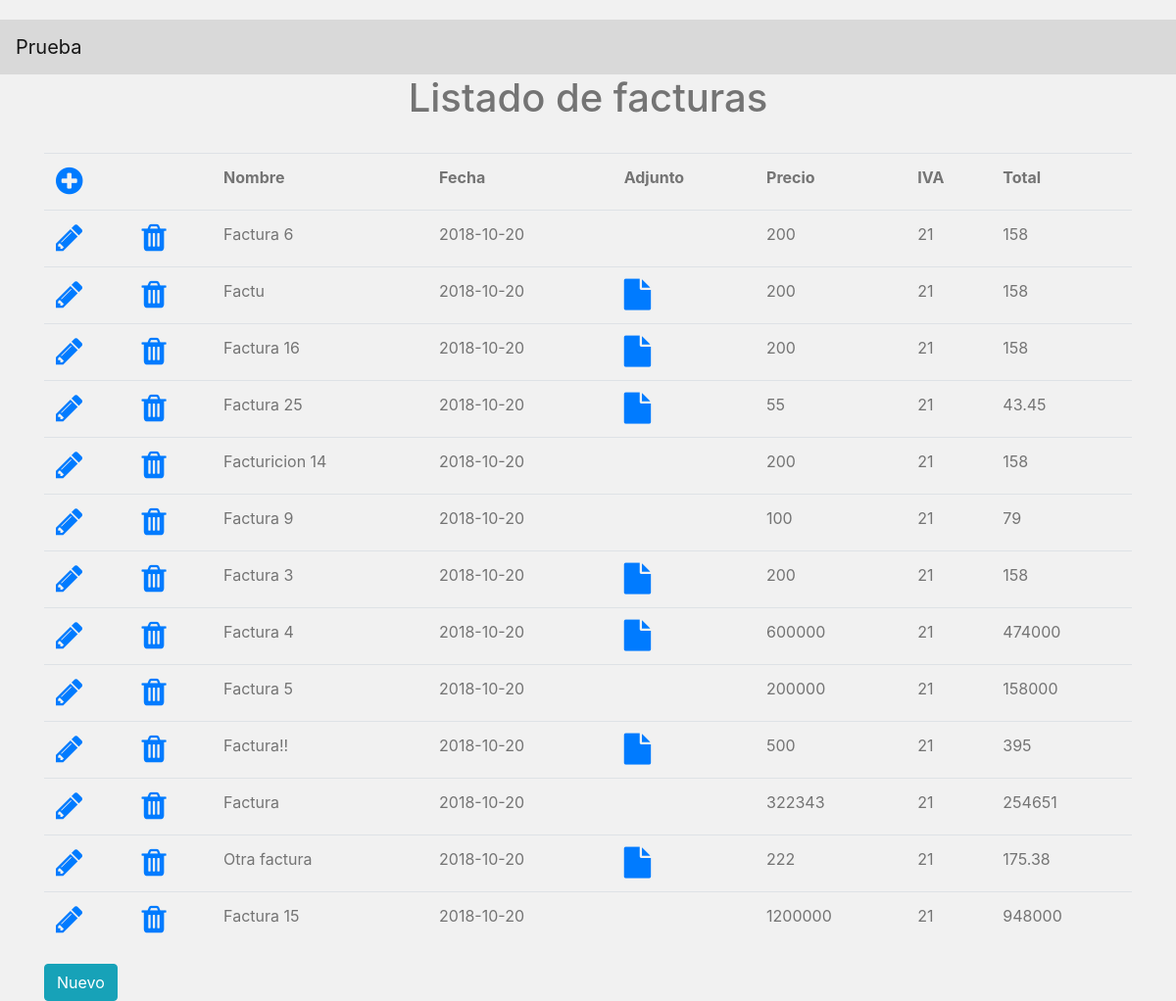
Screenshot of /index.php/facturas/historicofacturas with the database file from the repository.
### tables this page shows
CREATE TABLE `factura` (
  `id` int(11) NOT NULL,
  `nombre` varchar(100) DEFAULT NULL,
  `fecha` date DEFAULT NULL,
  `adjunto` varchar(100) DEFAULT NULL,
  `precio` float DEFAULT NULL,
  `iva` float DEFAULT NULL,
  `total` float DEFAULT NULL,
  `contrato_id` int(11) DEFAULT NULL
);

### application/controllers/Facturas.php (called while the page is built, shortened)
<?php
class Facturas extends CI_Controller
{
    public function __construct()
    {
        $this->load->library(array('session', 'form_validation', 'upload'));
        $this->load->model(array('Model_facturas', 'Model_contratos', 'Model_licitaciones'));
        $this->load->helper('download');
    }
    public function historicofacturas()
    {
        $facturas = $this->Model_facturas->ObtieneFacturas();
        $this->load->view("templates/header", array(
            'cuerpo' => $this->load->view('view_historicofacturas', array('facturas' => $facturas), TRUE)
        ));
    }
}

### index.php (called while the page is built, shortened)
<?php
require_once BASEPATH.'core/CodeIgniter.php';

### application/models/Model_facturas.php (called while the page is built, shortened)
<?php
class Model_facturas extends CI_Model
{
    public function ObtieneFacturas(){
        $query = $this->db->get('factura');
        return $query->result_array();
    }
}

### application/views/view_historicofacturas.php (the view, shortened to what this page needs)
<h1 align="center">Listado de facturas</h1></br>
<div class="container">
    <table class="table table-reflow">
        <tr>
            <td><a href="<?=site_url("Facturas/")?>"><i class="fa fa-plus-circle fa-2x"></i></a></td>
            <td></td>
            <th>Nombre</th>
            <th>Fecha</th>
            <th>Adjunto</th>
            <th>Precio</th>
            <th>IVA</th>
            <th>Total</th>
        </tr>
        <?php foreach($facturas as $factura) : ?>
        <tr>
            <td><a href="<?=site_url("Facturas/modificarfactura/{$factura['id']}")?>"><i class="fa fa-pencil fa-2x"></i></a></td>
            <td><a href="<?=site_url("Facturas/borrarfactura/{$factura['id']}")?>"><i class="fa fa-trash fa-2x"></i></a></td>
            <td><?=$factura['nombre']?></td>
            <td><?=$factura['fecha']?></td>
            <td>
            <?php if ($factura['adjunto']): ?>
                <a href="<?=base_url("uploads/{$factura['adjunto']}")?>"><i class="fa fa-file fa-2x"></i></a>
            <?php endif ?>
            </td>
            <td><?=$factura['precio']?></td>
            <td><?=$factura['iva']?></td>
            <td><?=$factura['total']?></td>
        </tr>
        <?php endforeach ?>
    </table>
    <a class="btn btn-info" href="<?=base_url('/index.php/Facturas')?>">
        <i class="glyphicon glyphicon-align-left"></i>Nuevo</a>
</div>

### assets/css/estilos.css (style rules this page uses)
body { background: #f1f1f1; }

### application/views/templates/header.php (style rules this page uses)
body { padding-top:20px; color: #747474; }

### rows the page displays
factura: nombre "Factura 6", fecha "2018-10-20", precio "200", iva "21", total "158"
factura: nombre "Factu", fecha "2018-10-20", precio "200", iva "21", total "158"
factura: nombre "Factura 16", fecha "2018-10-20", precio "200", iva "21", total "158"
factura: nombre "Factura 25", fecha "2018-10-20", precio "55", iva "21", total "43.45"
factura: nombre "Facturicion 14", fecha "2018-10-20", precio "200", iva "21", total "158"
factura: nombre "Factura 9", fecha "2018-10-20", precio "100", iva "21", total "79"
factura: nombre "Factura 3", fecha "2018-10-20", precio "200", iva "21", total "158"
factura: nombre "Factura 4", fecha "2018-10-20", precio "600000", iva "21", total "474000"
factura: nombre "Factura 5", fecha "2018-10-20", precio "200000", iva "21", total "158000"
factura: nombre "Factura!!", fecha "2018-10-20", precio "500", iva "21", total "395"
factura: nombre "Factura", fecha "2018-10-20", precio "322343", iva "21", total "254651"
factura: nombre "Otra factura", fecha "2018-10-20", precio "222", iva "21", total "175.38"
factura: nombre "Factura 15", fecha "2018-10-20", precio "1200000", iva "21", total "948000"
